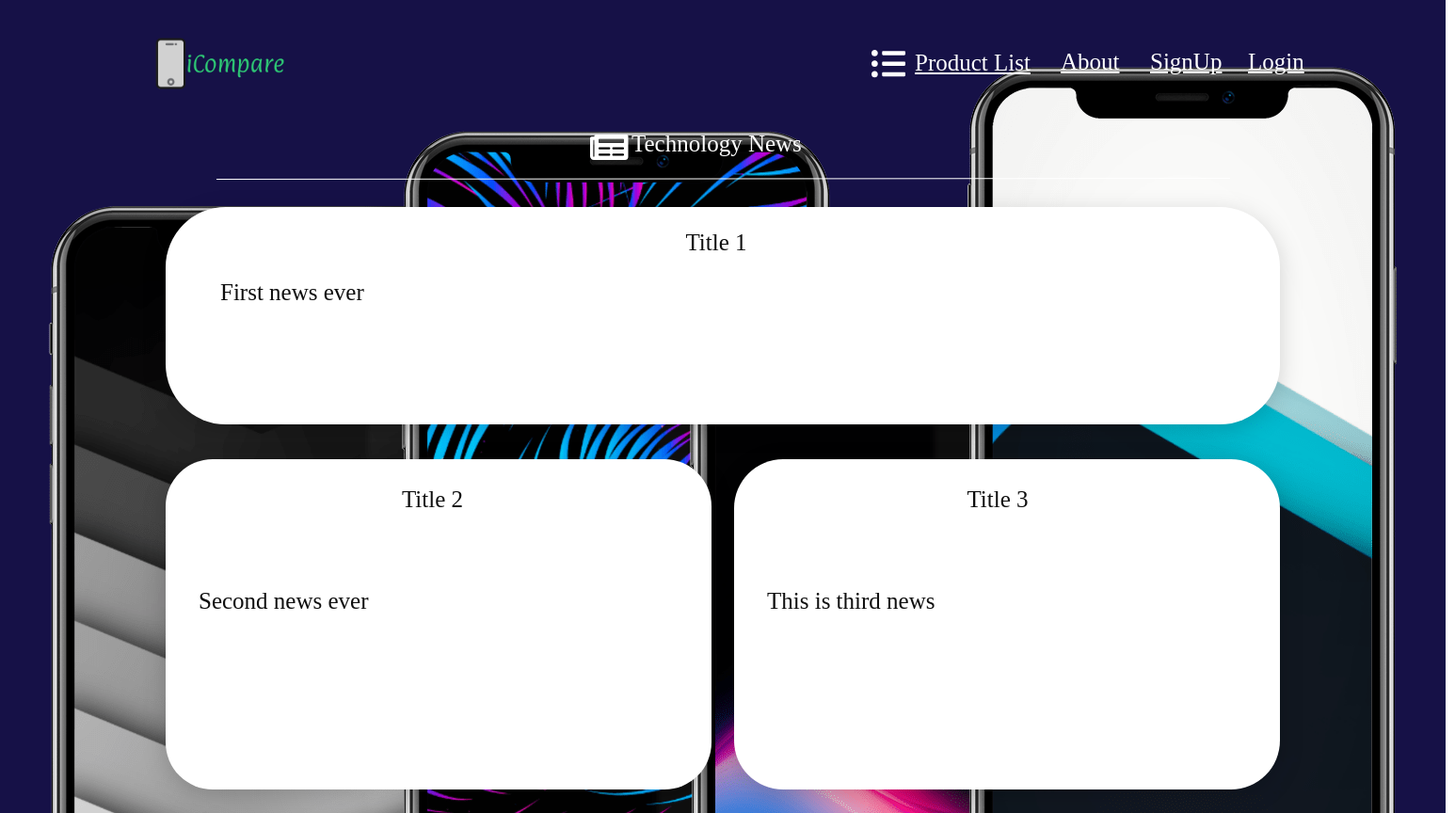
The page /home on the database its author committed.
### icomp/models.py (models this page shows, shortened)
class News(db.Model):
	n_id = db.Column(db.Integer,primary_key=True)
	title = db.Column(db.String(120),unique=True,nullable=False)
	content = db.Column(db.Text,nullable=False)

### icomp/routes.py (the view)
@app.route("/")
@app.route("/home",methods=['GET','POST'])
def home():
	news1 = News.query.first()
	news2 = News.query.filter_by(n_id=2).first()
	news3 = News.query.filter_by(n_id=3).first()
	return render_template('home.html',news1=news1,news2=news2,news3=news3)

### icomp/templates/home.html (shortened to what this page needs)
<!DOCTYPE html>
<html>
<head>
</head>
<body>
<div id="final___1">
	<div id="Group_1">
		<img id="wallpaper" src="{{ url_for('static', filename='pics/indexwallpaper.png') }}" >
		<svg class="Rectangle_4">
			<rect fill="rgba(255,255,255,1)" id="Rectangle_4" rx="64" ry="64" x="0" y="0" width="1184" height="231">
			</rect>
		</svg>
		<svg class="Rectangle_5">
			<rect fill="rgba(255,255,255,1)" id="Rectangle_5" rx="50" ry="50" x="0" y="0" width="580" height="351">
			</rect>
		</svg>
		<svg class="Rectangle_6">
			<rect fill="rgba(255,255,255,1)" id="Rectangle_6" rx="52" ry="52" x="0" y="0" width="580" height="351">
			</rect>
		</svg>
		<div id="Lorem_ipsum_dolor_sit_amet__co">
			<span>{{ news3.content }}</span>
		</div>
		<div id="Lorem_ipsum_dolor_sit_amet__co_p">
			<span>{{ news2.content }}</span>
		</div>
		<div id="Lorem_ipsum_dolor_sit_amet__co_q">
			<span>{{ news1.content }}</span>
		</div>
		<div id="Headline_1">
			<span>{{ news1.title }}</span>
		</div>
		<div id="Headline_2">
			<span>{{ news2.title }}</span>
		</div>
		<div id="Headline_3">
			<span>{{ news3.title }}</span>
		</div>
		<div id="Technology_News_">
			<span>Technology News</span><br>
		</div>
		<svg class="Line_3" viewBox="0 0 1077 1">
			<path fill="transparent" stroke="rgba(255,255,255,1)" stroke-width="1px" stroke-linejoin="miter" stroke-linecap="butt" stroke-miterlimit="4" shape-rendering="auto" id="Line_3" d="M 0 1 L 1077 0">
			</path>
		</svg>
		{% if current_user.is_authenticated %}
		<div id="Login">
			<a style="color: #FFFFFF" href="{{ url_for('logout') }}"><span class="glyphicon glyphicon-log-out"></span>Logout</a></li>
		</div>
		<div id="About">
			<a style="color: #FFFFFF" href="{{ url_for('about') }}"><span>About</span></a>
		</div>
		<div id="Product_List">
			<a style="color: #FFFFFF" href="{{ url_for('products') }}"><span>Product List</span></a>
		</div>
		{% else %}
		<div id="Login">
			<a style="color: #FFFFFF" href="{{ url_for('login') }}"> Login</a>
		</div>
		<div id="Signup">
			<a style="color: #FFFFFF" href="{{ url_for('signup') }}"> SignUp</a></li>
		</div>
		<div id="About">
			<a style="color: #FFFFFF" href="{{ url_for('about') }}"><span>About</span></a>
		</div>
		<div id="Product_List">
			<a style="color: #FFFFFF" href="{{ url_for('products') }}"><span>Product List</span></a>
		</div>
		{% endif %}
		<img id="logo" src="{{ url_for('static', filename='pics/logo.png') }}" >
	</div>
</div>
</body>
</html>

### icomp/templates/home.html (style rules this page uses)
:root { --web-view-ids: final___1; }
* { margin: 0; padding: 0; box-sizing: border-box; border: none; }
#final___1 { position: absolute; width: 1536px; height: 864px; background-color: rgba(255,255,255,1); overflow: hidden; --web-view-name: final – 1; --web-view-id: final___1; --web-scale-on-resize: true; --web-enable-deep-linking: true; }
#Group_1 { position: absolute; width: 1920px; height: 1288px; left: -192px; top: -8px; overflow: visible; }
#wallpaper { position: absolute; width: 1920px; height: 1280px; left: 0px; top: 8px; overflow: visible; }
.Rectangle_4 { filter: drop-shadow(0px 6px 12px rgba(0, 0, 0, 0.161)); position: absolute; overflow: visible; width: 1220px; height: 267px; left: 368px; top: 228px; }
.Rectangle_5 { filter: drop-shadow(0px 6px 12px rgba(0, 0, 0, 0.161)); position: absolute; overflow: visible; width: 616px; height: 387px; left: 368px; top: 496px; }
.Rectangle_6 { filter: drop-shadow(0px 6px 12px rgba(0, 0, 0, 0.161)); position: absolute; overflow: visible; width: 616px; height: 387px; left: 972px; top: 496px; }
#Lorem_ipsum_dolor_sit_amet__co { position: absolute; left: 1007px; top: 633px; overflow: visible; width: 511px; height: 189px; text-align: left; font-family: Cambria; font-style: normal; font-weight: normal; font-size: 25px; color: rgba(15,15,15,1); }
#Lorem_ipsum_dolor_sit_amet__co_p { position: absolute; left: 403px; top: 633px; overflow: visible; width: 511px; height: 181px; text-align: left; font-family: Cambria; font-style: normal; font-weight: normal; font-size: 25px; color: rgba(15,15,15,1); }
#Lorem_ipsum_dolor_sit_amet__co_q { position: absolute; left: 426px; top: 305px; overflow: visible; width: 1054px; height: 122px; text-align: left; font-family: Cambria; font-style: normal; font-weight: normal; font-size: 25px; color: rgba(15,15,15,1); }
#Headline_1 { position: absolute; left: 426px; top: 252px; overflow: visible; width: 1054px; height: 32px; text-align: center; font-family: Cambria; font-style: normal; font-weight: normal; font-size: 25px; color: rgba(15,15,15,1); }
#Headline_2 { position: absolute; left: 412px; top: 525px; overflow: visible; width: 479px; height: 87px; text-align: center; font-family: Cambria; font-style: normal; font-weight: normal; font-size: 25px; color: rgba(15,15,15,1); }
#Headline_3 { position: absolute; left: 1024px; top: 525px; overflow: visible; width: 456px; height: 87px; text-align: center; font-family: Cambria; font-style: normal; font-weight: normal; font-size: 25px; color: rgba(15,15,15,1); }
#Technology_News_ { position: absolute; left: 863px; top: 147px; overflow: hidden; width: 195px; height: 37px; text-align: left; font-family: Cambria; font-style: normal; font-weight: normal; font-size: 25px; color: rgba(255,255,255,1); }
.Icon_awesome_newspaper { overflow: visible; position: absolute; width: 40.5px; height: 27px; left: 819px; top: 151px; transform: matrix(1,0,0,1,0,0); }
.Line_3 { overflow: visible; position: absolute; width: 1077.001px; height: 2px; left: 421.5px; top: 196.5px; transform: matrix(1,0,0,1,0,0); }
#Login { position: absolute; left: 1518px; top: 60px; overflow: visible; width: 64px; white-space: nowrap; text-align: left; font-family: Georgia; font-style: normal; font-weight: normal; font-size: 25px; color: rgba(255,255,255,1); }
#Signup { position: absolute; left: 1414px; top: 60px; overflow: visible; width: 86px; height: 29px; text-align: left; font-family: Georgia; font-style: normal; font-weight: normal; font-size: 25px; color: rgba(255,255,255,1); }
#About { position: absolute; left: 1319px; top: 60px; overflow: visible; width: 77px; height: 36px; text-align: left; font-family: Georgia; font-style: normal; font-weight: normal; font-size: 25px; color: rgba(255,255,255,1); }
#Product_List { position: absolute; left: 1164px; top: 61px; overflow: visible; width: 137px; white-space: nowrap; text-align: left; font-family: Georgia;w font-style: normal; font-weight: normal; font-size: 25px; color: rgba(255,255,255,1); }
.Icon_awesome_list_ul { overflow: visible; position: absolute; width: 36px; height: 29.25px; left: 1118px; top: 61px; transform: matrix(1,0,0,1,0,0); }
#logo { position: absolute; width: 151px; height: 151px; left: 350px; top: 0px; overflow: visible; }

### rows shown on the page
News: content "This is third news", title "Title 3"
News: content "Second news ever", title "Title 2"
News: content "First news ever", title "Title 1"
